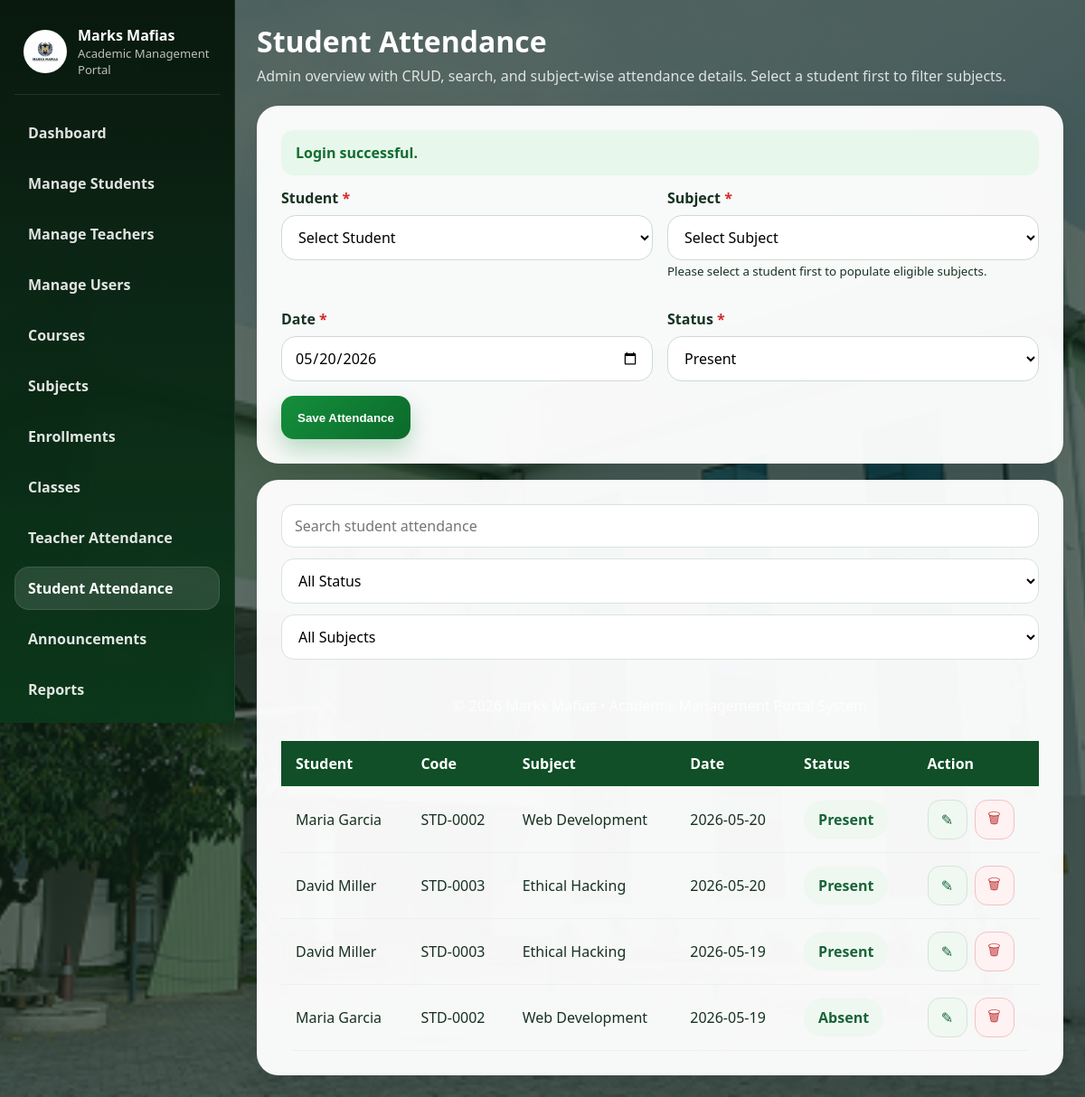
Page /public/admin/student_attendance.php (signed in) on the committed database.
### tables this page shows
CREATE TABLE `student_attendance` (
  `id` int(11) NOT NULL,
  `student_id` int(11) NOT NULL,
  `subject_id` int(11) NOT NULL,
  `attendance_date` date NOT NULL,
  `status` varchar(30) NOT NULL,
  `marked_by` int(11) NOT NULL,
  `created_at` timestamp NOT NULL DEFAULT current_timestamp()
);

CREATE TABLE `users` (
  `id` int(11) NOT NULL,
  `role` enum('admin','teacher','student') NOT NULL,
  `role_code` varchar(30) DEFAULT NULL,
  `name` varchar(120) NOT NULL,
  `email` varchar(150) NOT NULL,
  `password` varchar(255) NOT NULL,
  `photo` varchar(255) DEFAULT NULL,
  `dob` date DEFAULT NULL,
  `address` text DEFAULT NULL,
  `contact` varchar(40) DEFAULT NULL,
  `guardian` varchar(120) DEFAULT NULL,
  `qualification` varchar(120) DEFAULT NULL,
  `department` varchar(120) DEFAULT NULL,
  `status` enum('active','inactive') NOT NULL DEFAULT 'active',
  `reset_token` varchar(64) DEFAULT NULL,
  `otp_code` varchar(255) DEFAULT NULL,
  `otp_expires_at` datetime DEFAULT NULL,
  `otp_attempts` int(11) DEFAULT 0,
  `last_otp_request` datetime DEFAULT NULL,
  `reset_expires_at` datetime DEFAULT NULL,
  `created_at` timestamp NOT NULL DEFAULT current_timestamp()
);

CREATE TABLE `subjects` (
  `id` int(11) NOT NULL,
  `course_id` int(11) NOT NULL,
  `teacher_id` int(11) NOT NULL,
  `subject_code` varchar(40) NOT NULL,
  `subject_name` varchar(150) NOT NULL,
  `year_label` varchar(30) NOT NULL,
  `semester` varchar(60) NOT NULL,
  `created_at` timestamp NOT NULL DEFAULT current_timestamp()
);

### public/admin/student_attendance.php (the view, shortened to what this page needs)
<?php
require_once dirname(dirname(__DIR__)) . '/includes/auth.php';
$selectedStudentId = isset($_GET['student_id']) ? (int)$_GET['student_id'] : 0;
$allSubjects = $pdo->query('SELECT id, subject_name FROM subjects ORDER BY subject_name')->fetchAll();
$edit = null;
$rows = $pdo->query('
    SELECT sa.*, u.name AS student_name, u.role_code, s.subject_name
    FROM student_attendance sa
    JOIN users u ON u.id = sa.student_id
    JOIN subjects s ON s.id = sa.subject_id
    ORDER BY attendance_date DESC
')->fetchAll();
include dirname(dirname(__DIR__)) . '/includes/header.php';
?>
<div class="dashboard-shell">
    <?php include dirname(dirname(__DIR__)) . '/includes/sidebar.php'; ?>
    <main class="main-panel">
        <div class="dashboard-top">
            <div class="dashboard-title">
                <h1>Student Attendance</h1>
                <p>Admin overview with CRUD, search, and subject‑wise attendance details. Select a student first to filter subjects.</p>
            </div>
        </div>
        <div class="section-stack">
            <div class="form-card">
                <form method="post">
                    <div class="form-grid">
                        <div class="form-group">
                            <label>Student <span class="required">*</span></label>
                            <select name="student_id" id="student_id" required>
                                <option value="">Select Student</option>
                            </select>
                        </div>
                        <div class="form-group">
                            <label>Subject <span class="required">*</span></label>
                            <select name="subject_id" id="subject_id" required>
                                <option value="">Select Subject</option>
                            </select>
                            <?php if ($selectedStudentId == 0): ?>
                                <small>Please select a student first to populate eligible subjects.</small>
                            <?php endif; ?>
                        </div>
                        <div class="form-group">
                            <label>Date <span class="required">*</span></label>
                            <input type="date" name="attendance_date" value="<?= e($edit['attendance_date'] ?? date('Y-m-d')) ?>" required>
                        </div>
                        <div class="form-group">
                            <label>Status <span class="required">*</span></label>
                            <select name="status">
                                <option <?= (($edit['status'] ?? '') === 'Present') ? 'selected' : '' ?>>Present</option>
                            </select>
                        </div>
                    </div>
                    <div class="inline-actions">
                        <button class="btn btn-primary"><?= $edit ? 'Update Attendance' : 'Save Attendance' ?></button>
                    </div>
                </form>
            </div>
            <div class="table-card">
                <div class="search-row">
                    <input type="text" placeholder="Search student attendance" data-table-search="studentAttendanceTable">
                    <select data-filter-target="studentAttendanceTable">
                        <option value="">All Status</option>
                    </select>
                    <select data-filter-target="studentAttendanceTable">
                        <option value="">All Subjects</option><?php foreach ($allSubjects as $s): ?><option value="<?= e(strtolower($s['subject_name'])) ?>"><?= e($s['subject_name']) ?></option><?php endforeach; ?>
                    </select>
                </div>
                <div class="table-wrap">
                    <table id="studentAttendanceTable">
                        <thead>
                            <tr>
                                <th>Student</th>
                                <th>Code</th>
                                <th>Subject</th>
                                <th>Date</th>
                                <th>Status</th>
                                <th>Action</th>
                            </tr>
                        </thead>
                        <tbody>
                            <?php foreach ($rows as $r): ?>
                                <tr>
                                    <td><?= e($r['student_name']) ?></td>
                                    <td><?= e($r['role_code']) ?></td>
                                    <td><?= e($r['subject_name']) ?></td>
                                    <td><?= e($r['attendance_date']) ?></td>
                                    <td><span class="kpi"><?= e($r['status']) ?></span></td>
                                    <td>
                                        <div class="inline-actions"><a class="icon-btn" title="Edit" href="?edit=<?= (int)$r['id'] ?>">✎</a>
                                            <form method="post"><button class="icon-btn danger" title="Delete">🗑</button></form>
                                        </div>
                                    </td>
                                </tr>
                            <?php endforeach; ?>
                        </tbody>
                </div>
            </div>
        </div>
</div>
<?php include dirname(dirname(__DIR__)) . '/includes/footer.php'; ?>

### assets/css/style.css (style rules this page uses)
:root { --primary: #148f3c; --primary-dark: #0b6a2b; --primary-soft: #dff4e4; --accent: #f5fff7; --white: #fff; --text: #173221; --muted: #5f7567; --border: #d6e7da; --danger: #cf3a3a; --shadow: 0 14px 34px rgba(0, 0, 0, 0.08); --shadow-lg: 0 26px 60px rgba(0, 0, 0, 0.16); --radius: 18px; --radius-lg: 30px; }
* { box-sizing: border-box; }
html { scroll-behavior: smooth; }
body { margin: 0; font-family: Segoe UI, Tahoma, sans-serif; color: var(--text); background: linear-gradient(rgba(14, 36, 24, 0.68), rgba(14, 36, 24, 0.64)), url("../images/bg.jpg") center/cover no-repeat; background-attachment: scroll; }
a { text-decoration: none; color: inherit; }
.content-card, .table-card, .form-card, .panel-card { background: rgba(255, 255, 255, 0.96); border-radius: var(--radius); box-shadow: var(--shadow); border: 1px solid rgba(255, 255, 255, 0.5); }
.content-card, .form-card, .panel-card { padding: 24px; }
.table-card { padding: 20px; }
.section-stack { display: grid; gap: 18px; }
.form-row, .form-grid { display: grid; grid-template-columns: 1fr 1fr; gap: 16px; }
.form-group { margin-bottom: 16px; }
label { display: block; margin-bottom: 8px; font-weight: 700; }
.required { color: #d62828; }
input, select, textarea { width: 100%; min-height: 48px; padding: 12px 14px; border: 1px solid #cedbd1; border-radius: 16px; font: inherit; background: #fff; }
.btn { display: inline-flex; align-items: center; justify-content: center; min-height: 48px; padding: 0 18px; border: none; border-radius: 14px; font-weight: 700; cursor: pointer; transition: 0.2s ease; }
.btn-primary { background: linear-gradient(135deg, var(--primary), var(--primary-dark)); color: #fff; box-shadow: 0 12px 24px rgba(20, 143, 60, 0.28); }
.search-row { display: flex; gap: 12px; flex-wrap: wrap; align-items: center; margin-bottom: 16px; }
.search-row input, .search-row select { background: #fff; border: 1px solid #d7e4da; border-radius: 14px; min-height: 48px; padding: 12px 14px; }
.search-row input { flex: 1 1 260px; }
.table-wrap { overflow-x: auto; border-radius: 16px; }
table { width: 100%; border-collapse: collapse; background: transparent; }
thead { background: #104f27; color: #fff; }
th, td { padding: 14px 16px; text-align: left; vertical-align: top; border-bottom: 1px solid #ebf1ec; }
.kpi { background: #eef7f0; padding: 10px 16px; border-radius: 999px; display: inline-flex; align-items: center; justify-content: center; font-weight: 700; color: #196438; white-space: nowrap; }
.inline-actions { display: flex; gap: 10px; align-items: center; flex-wrap: nowrap; }
.inline-actions form { margin: 0; }
.icon-btn, .btn-icon { display: inline-flex; align-items: center; justify-content: center; width: 42px; height: 42px; border-radius: 14px; border: 1px solid #d7e4da; background: #eff8f1; color: #196438; font-size: 1rem; }
.icon-btn.danger, .btn-icon.danger { background: #fff2f2; border-color: #f1c3c3; color: #c23a3a; }
.main-panel { display: flex; flex-direction: column; gap: 22px; }
.dashboard-top { margin-bottom: 0; }
.form-card, .table-card, .content-card, .panel-card { width: 100%; border-radius: 24px; }
.form-card { padding: 26px; }
.table-card { padding: 26px; }
.search-row { margin-bottom: 18px; }
.table-wrap { margin-top: 6px; }
.inline-actions { gap: 12px; }
.inline-actions form { display: inline-flex; margin: 0; }
.icon-btn, .btn-icon { width: 44px; height: 44px; flex: 0 0 auto; }

### rows in the picture
student_attendance: student.name "Maria Garcia", student.role_code "STD-0002", subject.subject_name "Web Development", attendance_date "2026-05-20", status "Present"
student_attendance: student.name "David Miller", student.role_code "STD-0003", subject.subject_name "Ethical Hacking", attendance_date "2026-05-20", status "Present"
student_attendance: student.name "David Miller", student.role_code "STD-0003", subject.subject_name "Ethical Hacking", attendance_date "2026-05-19", status "Present"
student_attendance: student.name "Maria Garcia", student.role_code "STD-0002", subject.subject_name "Web Development", attendance_date "2026-05-19", status "Absent"

### other values in the picture
$label "Dashboard"
$label "Manage Students"
$label "Manage Teachers"
$label "Manage Users"
$label "Courses"
$label "Subjects"
$label "Enrollments"
$label "Classes"
$label "Teacher Attendance"
$label "Student Attendance"
$label "Announcements"
$label "Reports"
$item['message'] "Login successful."
